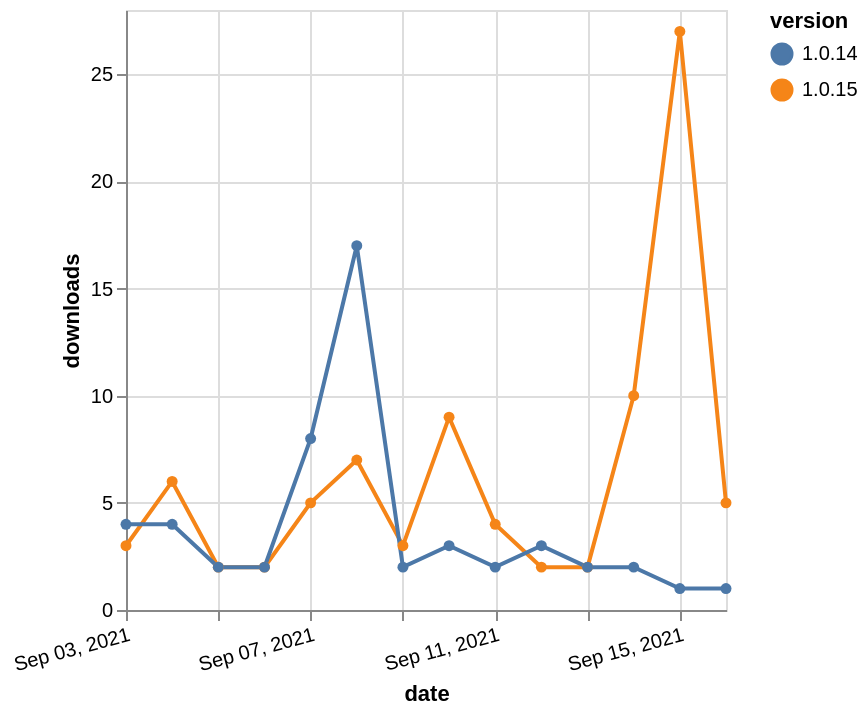

Source (Vega-Lite JSON):
### Vega-Lite specification from a JSON file in a GitHub repository (floating-point values rounded to 4 significant figures)
{"$schema": "https://vega.github.io/schema/vega-lite/v5.json", "description": "A simple bar chart with embedded data.", "data": {"values": [{"date": "2021-09-03", "total": 831, "delta": 3, "version": "1.0.15"}, {"date": "2021-09-04", "total": 837, "delta": 6, "version": "1.0.15"}, {"date": "2021-09-05", "total": 839, "delta": 2, "version": "1.0.15"}, {"date": "2021-09-06", "total": 841, "delta": 2, "version": "1.0.15"}, {"date": "2021-09-07", "total": 846, "delta": 5, "version": "1.0.15"}, {"date": "2021-09-08", "total": 853, "delta": 7, "version": "1.0.15"}, {"date": "2021-09-09", "total": 856, "delta": 3, "version": "1.0.15"}, {"date": "2021-09-10", "total": 865, "delta": 9, "version": "1.0.15"}, {"date": "2021-09-11", "total": 869, "delta": 4, "version": "1.0.15"}, {"date": "2021-09-12", "total": 871, "delta": 2, "version": "1.0.15"}, {"date": "2021-09-13", "total": 873, "delta": 2, "version": "1.0.15"}, {"date": "2021-09-14", "total": 883, "delta": 10, "version": "1.0.15"}, {"date": "2021-09-15", "total": 910, "delta": 27, "version": "1.0.15"}, {"date": "2021-09-16", "total": 915, "delta": 5, "version": "1.0.15"}, {"date": "2021-09-03", "total": 20135, "delta": 4, "version": "1.0.14"}, {"date": "2021-09-04", "total": 20139, "delta": 4, "version": "1.0.14"}, {"date": "2021-09-05", "total": 20141, "delta": 2, "version": "1.0.14"}, {"date": "2021-09-06", "total": 20143, "delta": 2, "version": "1.0.14"}, {"date": "2021-09-07", "total": 20151, "delta": 8, "version": "1.0.14"}, {"date": "2021-09-08", "total": 20168, "delta": 17, "version": "1.0.14"}, {"date": "2021-09-09", "total": 20170, "delta": 2, "version": "1.0.14"}, {"date": "2021-09-10", "total": 20173, "delta": 3, "version": "1.0.14"}, {"date": "2021-09-11", "total": 20175, "delta": 2, "version": "1.0.14"}, {"date": "2021-09-12", "total": 20178, "delta": 3, "version": "1.0.14"}, {"date": "2021-09-13", "total": 20180, "delta": 2, "version": "1.0.14"}, {"date": "2021-09-14", "total": 20182, "delta": 2, "version": "1.0.14"}, {"date": "2021-09-15", "total": 20183, "delta": 1, "version": "1.0.14"}, {"date": "2021-09-16", "total": 20184, "delta": 1, "version": "1.0.14"}]}, "width": "container", "mark": {"type": "line", "point": {"filled": true}}, "encoding": {"x": {"field": "date", "type": "temporal", "timeUnit": "yearmonthdate", "title": "date", "axis": {"labelAngle": -15}}, "y": {"field": "delta", "type": "quantitative", "title": "downloads"}, "color": {"field": "version", "type": "nominal"}, "tooltip": {"field": "delta"}}}
